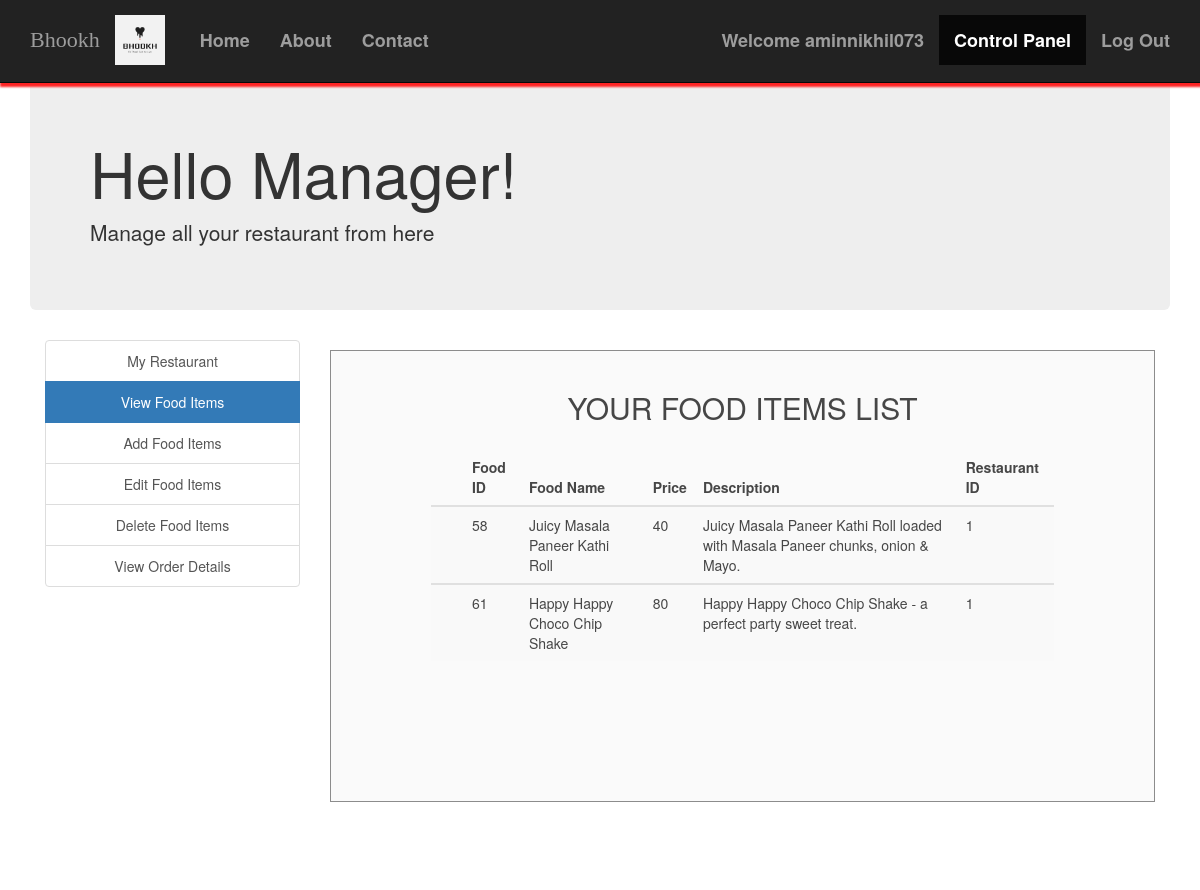
/view_food_items.php (signed in), run on the app's committed database.
### tables this page shows
CREATE TABLE `food` (
  `F_ID` int(30) NOT NULL,
  `name` varchar(30) NOT NULL,
  `price` int(30) NOT NULL,
  `description` varchar(200) NOT NULL,
  `R_ID` int(30) NOT NULL,
  `images_path` varchar(200) NOT NULL,
  `options` varchar(10) NOT NULL DEFAULT 'ENABLE'
);

### view_food_items.php (the view, shortened to what this page needs)
<?php
include('session_m.php');
?>
<!DOCTYPE html>
<html>
  <head>
    <link rel="stylesheet" type = "text/css" href ="css/bootstrap.min.css">
  </head>
  <body>
    <nav class="navbar navbar-inverse navbar-fixed-top navigation-clean-search" role="navigation">
      <div class="container">
        <div class="navbar-header">
            <a href="index.php"><img src="images/bhookhlogo.jpg" width="50rem"></a>
            <a class="navbar-brand" href="index.php">Bhookh</a>
        </div>
        <div class="collapse navbar-collapse " id="myNavbar">
          <ul class="nav navbar-nav">
            <li><a href="index.php">Home</a></li>
            <li><a href="aboutus.php">About</a></li>
            <li><a href="contactus.php">Contact</a></li>
          </ul>
<?php
if(isset($_SESSION['login_user1'])){
?>
  <ul class="nav navbar-nav navbar-right">
    <li><a href="#">Welcome <?php echo $_SESSION['login_user1']; ?> </a></li>
    <li class="active"><a href="myrestaurant.php">Control Panel</a></li>
    <li><a href="logout_m.php">Log Out</a></li>
  </ul>
<?php
}
?>
        </div>
      </div>
    </nav>
<div class="container">
    <div class="jumbotron">
     <h1>Hello Manager! </h1>
     <p>Manage all your restaurant from here</p>
    </div>
    </div>
<div class="container">
    	<div class="col-xs-3" style="text-align: center;">
    	<div class="list-group">
    		<a href="myrestaurant.php" class="list-group-item ">My Restaurant</a>
    		<a href="view_food_items.php" class="list-group-item active">View Food Items</a>
    		<a href="add_food_items.php" class="list-group-item ">Add Food Items</a>
    		<a href="edit_food_items.php" class="list-group-item ">Edit Food Items</a>
    		<a href="delete_food_items.php" class="list-group-item ">Delete Food Items</a>
        <a href="view_order_details.php" class="list-group-item ">View Order Details</a>
    	</div>
    </div>
    <div class="col-xs-9">
      <div class="form-area" style="padding: 0px 100px 100px 100px;">
        <form action="" method="POST">
        <br style="clear: both">
          <h3 style="margin-bottom: 25px; text-align: center; font-size: 30px;"> YOUR FOOD ITEMS LIST </h3>
<?php
$user_check=$_SESSION['login_user1'];
$sql = "SELECT * FROM food f WHERE f.R_ID IN (SELECT r.R_ID FROM RESTAURANTS r WHERE r.M_ID='$user_check') ORDER BY F_ID";
$result = mysqli_query($conn, $sql);
if (mysqli_num_rows($result) > 0)
{
  ?>
  <table class="table table-striped">
    <thead class="thead-dark">
      <tr>
        <th>  </th>
        <th> Food ID </th>
        <th> Food Name </th>
        <th> Price </th>
        <th> Description </th>
        <th> Restaurant ID </th>
      </tr>
    </thead>
    <?PHP
      while($row = mysqli_fetch_assoc($result)){
    ?>
  <tbody>
    <tr>
      <td> <span class="glyphicon glyphicon-menu-right"></span> </td>
      <td><?php echo $row["F_ID"]; ?></td>
      <td><?php echo $row["name"]; ?></td>
      <td><?php echo $row["price"]; ?></td>
      <td><?php echo $row["description"]; ?></td>
      <td><?php echo $row["R_ID"]; ?></td>
    </tr>
  </tbody>
  <?php } ?>
  </table>
    <br>
  <?php } else { ?>
  <h4><center>0 RESULTS</center> </h4>
  <?php } ?>
        </form>
        </div>
    </div>
</div>
<br>
<br>
<br>
<br>
  </body>
</html>

### data on the page
food: F_ID "58", name "Juicy Masala Paneer Kathi Roll", price "40", description "Juicy Masala Paneer Kathi Roll loaded with Masala Paneer chunks, onion & Mayo.", R_ID "1"
food: F_ID "61", name "Happy Happy Choco Chip Shake", price "80", description "Happy Happy Choco Chip Shake - a perfect party sweet treat.", R_ID "1"

### other printed values
$_SESSION['login_user1'] "aminnikhil073"
